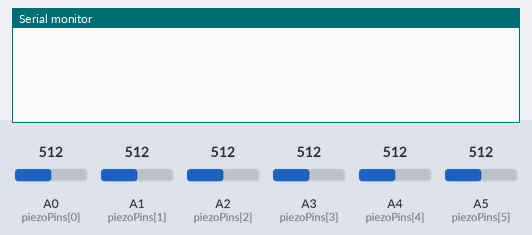
Recording of a sketch running on a simulated Arduino Uno, built with avr-gcc and run on an emulated ATmega328P. Shown: the last lines printed to the serial monitor. Inputs (shaded band) come from the test bench; at power-on: A0 (piezoPins[0]) = 512, A1 (piezoPins[1]) = 512, A2 (piezoPins[2]) = 512, A3 (piezoPins[3]) = 512, A4 (piezoPins[4]) = 512, A5 (piezoPins[5]) = 512.

Above: at 1.2 s.
1.3 s: A0 (piezoPins[0]) set to 527
2.8 s: A0 (piezoPins[0]) set to 547
At 7.5 s:
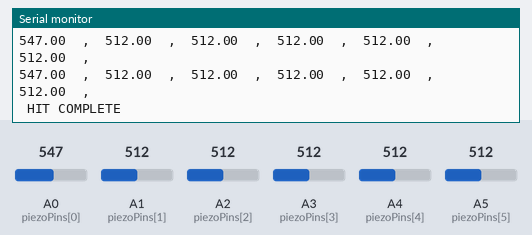
7.7 s: A1 (piezoPins[1]) set to 550
At 7.82 s:
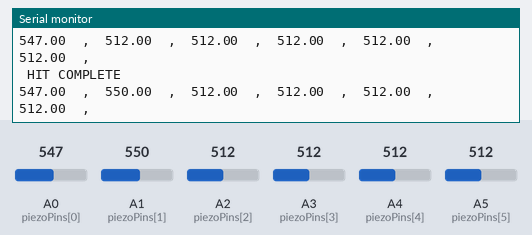

The sketch:

Piezo_first.ino
```cpp
  const int numSensors = 6;
  const int piezoPins[numSensors] = {A0,A1,A2, A3,A4,A5};     // Piezo sensor pins as array
  float piezoValue[numSensors];
  float totalValue[numSensors] = {0,0,0,0,0,0};
  float avg[numSensors];

  // Scaling parameters for all sensors - adjust these values to scale down sensor readings
  const float SCALING_FACTORS[numSensors] = {1.0,1.0,1,1,1,1};  // Divides each sensor reading by these values

  //float totalValue1 = 0;
  //float totalValue2 = 0;
  unsigned int numSample = 0;
  float threshold = 25.0;  // Increased threshold to reduce false positives from minor vibrations
  const int recordsamples = 60;
  bool hit;
  float sensorData[numSensors][recordsamples];


  void setup() {
    bool hit = false;
    Serial.begin(9600);
  }


// LOOP BEGINS HERE//

  void loop() {
   numSample++;
   hit = false;

      for (int sIdx = 0; sIdx < numSensors; sIdx++) {
      // Read piezo values into array ( piezo number = read from which pin ( piezoPins[sIdx] )
      piezoValue[sIdx] = analogRead(piezoPins[sIdx]);

      // Apply scaling to all sensors to reduce high readings as needed
      piezoValue[sIdx] = piezoValue[sIdx] / SCALING_FACTORS[sIdx];

     //total value = all the piez values ooverall
      totalValue[sIdx] += piezoValue[sIdx];

       // calculate average values = total / number of samples yet
      avg[sIdx] = totalValue[sIdx] / numSample;


    }// end of for loop over sIdx


// --------------------- end of reading and averaging piezo values --------------------- //


//----------------- check for a hit / peak ----------------- //
    for (int sIdx = 0; sIdx < numSensors; sIdx++) {

          //hit = false;
        if (piezoValue[sIdx] > avg[sIdx] + threshold) { // checking if piezo value is a peak / hit
        // Serial.print("_______________________-------------------HIT DETECTED------------------------____________________");
        // Serial.print(sIdx);
        //   Serial.print(" | ");
        //   Serial.print(piezoValue[sIdx]);
        //   Serial.print(" | ");
        //   Serial.println(avg[sIdx]);


          hit =  true;
        }
     }


     //----------------- record data if hit detected ----------------- //
     if (hit == true) {


        for (int sIdx = 0; sIdx < numSensors; sIdx++) {
            for (int i = 0; i < recordsamples ; i++) {
              sensorData[sIdx][i] = analogRead(piezoPins[sIdx]);  // save all data from each sensor into sensorData array

              // Apply scaling to all sensors to reduce high recordings as needed
              sensorData[sIdx][i] = sensorData[sIdx][i] / SCALING_FACTORS[sIdx];
            //  Serial.println()
                //delay(50);
            }

        }

        for (int i = 0; i < recordsamples ; i++){


              for (int sIdx = 0; sIdx < numSensors; sIdx++) {


                Serial.print(sensorData[sIdx][i]);
                Serial.print("  ,  ");

            }
            Serial.println(); // Add new line after each complete sample

          }

        // Reset variables after hit detection to prevent stacking
        Serial.println( " HIT COMPLETE");
        hit = false;
        numSample = 0;
        for (int sIdx = 0; sIdx < numSensors; sIdx++) {
          avg[sIdx] = 0;
          totalValue[sIdx] = 0;
        }

      }


      }// end of full coid loop
```

Measured:
- the behaviour switches between 537 and 538 on A0 (piezoPins[0]) (found by bisection; images 0 and 1)
- the behaviour switches between 537 and 538 on A1 (piezoPins[1]) (found by bisection; images 1 and 2)
- after the input at 2.8 s, the serial monitor: prints a new line after 0.05 s (image 1)
- after the input at 7.7 s, the serial monitor: prints a new line after 0.05 s (image 2)
